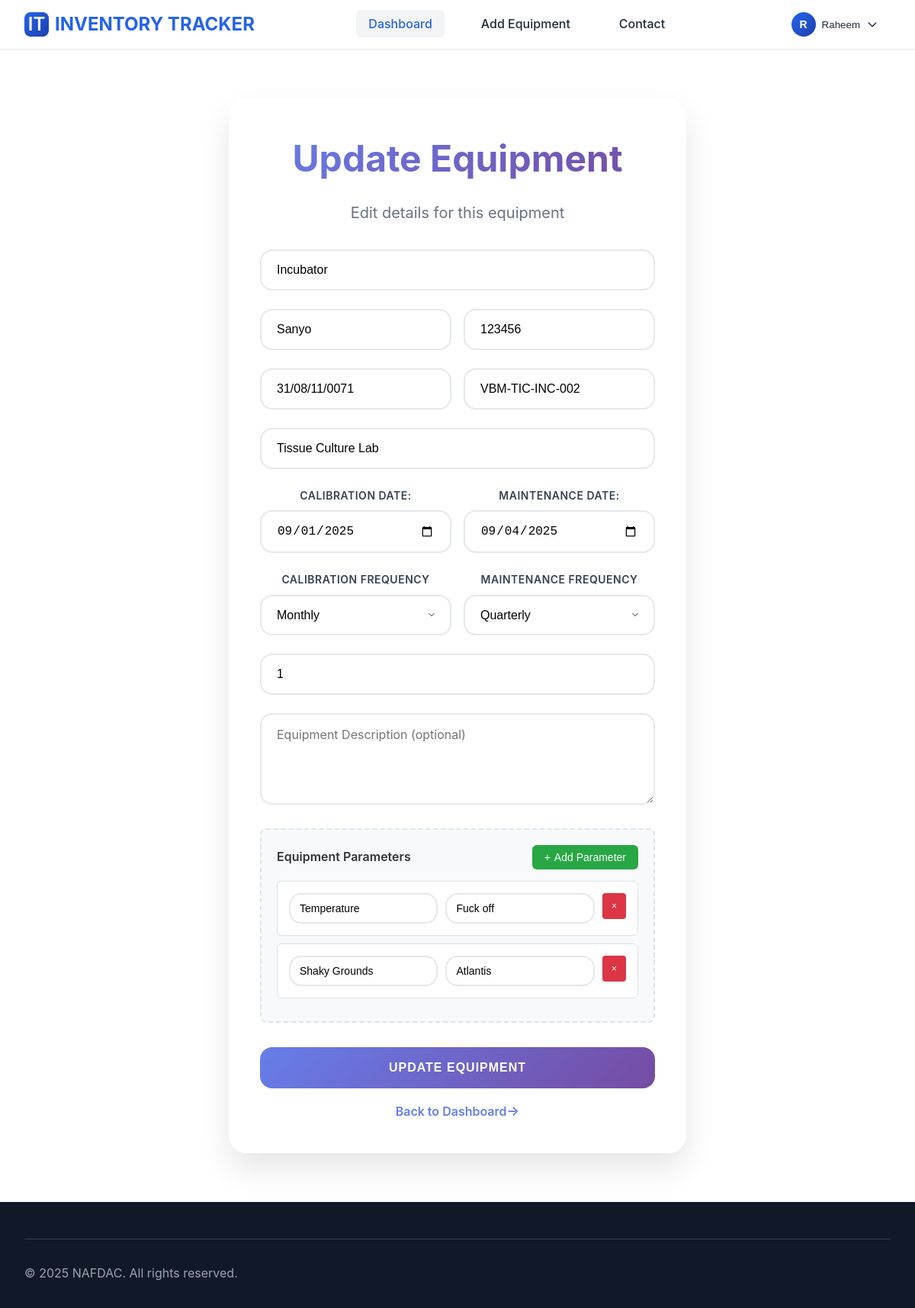
The page /updateEquipment/7 (signed in) on the database its author committed.
### models.py (models this page shows, shortened)
class Equipment(db.Model):
    id = db.Column(db.Integer, primary_key=True)
    name = db.Column(db.String(150), nullable=False)
    manufacturer = db.Column(db.String(150))
    model = db.Column(db.String(150))
    serial_number = db.Column(db.String(150))
    new_id_number = db.Column(db.String(150), unique=True)
    location = db.Column(db.String(150))
    calibration_frequency = db.Column(db.String(100), default='Annual')
    calibration_date = db.Column(db.Date)
    next_calibration_date = db.Column(db.Date)
    maintenance_frequency = db.Column(db.String(100), default='Annual')
    maintenance_date = db.Column(db.Date)
    next_maintenance_date = db.Column(db.Date)
    description = db.Column(db.String(500))
    quantity = db.Column(db.Integer, default=1)
    created_at = db.Column(db.DateTime, default=datetime.utcnow)

class EquipmentParameter(db.Model):
    id = db.Column(db.Integer, primary_key=True)
    equipment_id = db.Column(db.Integer, db.ForeignKey('equipment.id'), nullable=False)
    parameter_name = db.Column(db.String(150), nullable=False)
    parameter_value = db.Column(db.String(150), nullable=False)
    equipment = db.relationship('Equipment', backref=db.backref('parameters', lazy=True))

### app.py (the view)
@app.route('/updateEquipment/<int:equipment_id>', methods=['GET', 'POST'])
@login_required
def update_equipment_page(equipment_id):
    equipment = Equipment.query.get_or_404(equipment_id)
    return render_template('updateEquipment.html', equipment=equipment)

### app.py (called while the page is built)
@app.before_request
def make_session_permanent():
    session.permanent = True
    app.permanent_session_lifetime = timedelta(minutes=60)

@login_manager.user_loader
def load_user(user_id):
    return db.session.get(User, int(user_id))

@app.context_processor
def inject_user():
    return dict(user=current_user)

### templates/updateEquipment.html (shortened to what this page needs)
{% extends 'base.html' %}
{% block head %} <link rel="stylesheet" href="{{ url_for('static', filename='css/addEquipment.css') }}"> {% endblock %}
{% block content %}
<div class="form-container">
    <div class="form-header">
        <h1 class="form-title">Update Equipment</h1>
        <p class="form-subtitle">Edit details for this equipment</p>
    </div>
    <form id="equipmentForm" data-id="{{ equipment.id }}">
        <div class="form-grid">
            <div class="form-group">
                <input type="text" name="name" placeholder="Equipment Name" value="{{equipment.name}}" required>
            </div>
            <div class="form-row">
                <div class="form-group">
                    <input type="text" name="manufacturer" placeholder="Manufacturer" value="{{equipment.manufacturer}}" required>
                </div>
                <div class="form-group">
                    <input type="text" name="model" placeholder="Model" required value="{{equipment.model}}">
                </div>
            </div>
            <div class="form-row">
                <div class="form-group">
                    <input type="text" name="serial_number" placeholder="Serial Number" required value="{{equipment.serial_number}}">
                </div>
                <div class="form-group">
                    <input type="text" name="new_id_number" placeholder="New ID Number" required value="{{equipment.new_id_number}}">
                </div>
            </div>
            <div class="form-group">
                <input type="text" name="location" placeholder="Location" required value="{{equipment.location}}">
            </div>
            <div class="form-row">
                <div class="form-group">
                    <label for="calibration_date">Calibration Date:</label>
                    <input type="date" name="calibration_date" id="calibration_date" required value="{{equipment.calibration_date}}">
                </div>
                <div class="form-group">
                    <label for="maintenance_date">Maintenance Date:</label>
                    <input type="date" name="maintenance_date" id="maintenance_date" required value="{{equipment.maintenance_date}}">
                </div>
            </div>
            <div class="form-row">
                <div class="form-group">
                    <label for="calibration_frequency">Calibration Frequency</label>
                    <select name="calibration_frequency" id="calibration_frequency" required value="{{equipment.calibration_frequency}}">
                        <option value="Monthly" {% if equipment.calibration_frequency == 'Monthly' %}selected{% endif %}>Monthly</option>
                    </select>
                </div>
                <div class="form-group">
                    <label for="maintenance_frequency">Maintenance Frequency</label>
                    <select name="maintenance_frequency" id="maintenance_frequency" required value="{{equipment.maintenance_frequency}}">
                        <option value="Quarterly" {% if equipment.maintenance_frequency == 'Quarterly' %}selected{% endif %}>Quarterly</option>
                    </select>
                </div>
            </div>
            <div class="form-group">
                <input type="number" name="quantity" placeholder="Quantity" value="1" min="1" value="{{equipment.quantity}}">
            </div>
            <div class="form-group full-width">
                <textarea name="description" placeholder="Equipment Description (optional)"></textarea>
            </div>
            <div class="form-group full-width">
                    <div class="parameters-section">
                        <div class="parameters-header">
                            <span class="parameters-title">Equipment Parameters</span>
                            <button type="button" class="add-parameter-btn" id="addParameterBtn">
                                <span>+</span> Add Parameter
                            </button>
                        </div>
                        <div id="parametersContainer">
                            {% if equipment.parameters %}
                                {% for p in equipment.parameters %}
                                <div class="parameter-item" data-parameter-id="{{loop.index}}">
                                    <input type="text" class="param-name" value="{{p.parameter_name}}">
                                    <input type="text" class="param-value" value="{{p.parameter_value}}">
                                    <button type="button" class="remove-parameter-btn" onclick="update_equipment_form_validator.removeParameter({{loop.index}})">×</button>
                                </div>
                                {% endfor %}
                            {%else%}
                                <div class="parameters-empty" id="parametersEmpty">
                                    No parameters added yet. Click "Add Parameter" to add equipment specifications.
                                </div>
                            {%endif%}
                        </div>
                    </div>
            </div>
            <button type="submit" class="submit-btn">Update Equipment</button>
        </div>
    </form>
    <a href="/dashboard" class="arrow-link">Back to Dashboard</a>
</div>
{% endblock %}

### static/css/base.css (style rules this page uses)
:root { --primary-color: #2563eb; --secondary-color: #1e40af; --text-color: #1f2937; --text-light: #6b7280; --background-color: #ffffff; --border-color: #e5e7eb; --hover-bg: #f3f4f6; --dropdown-bg: #ffffff; --dropdown-shadow: rgba(0, 0, 0, 0.1); --footer-bg: #111827; --footer-text: #d1d5db; --footer-text-light: #9ca3af; }
* { margin: 0; padding: 0; box-sizing: border-box; }
body { font-family: -apple-system, BlinkMacSystemFont, 'Segoe UI', Roboto, Oxygen, Ubuntu, Cantarell, sans-serif; line-height: 1.6; color: var(--text-color); min-height: 100vh; display: flex; flex-direction: column; }
.main-content h1 { font-size: 3rem; margin-bottom: 1rem; color: var(--text-color); }
.main-content p { font-size: 1.25rem; color: var(--text-light); margin-bottom: 2rem; }

### static/css/addEquipment.css (style rules this page uses)
.form-container { background: rgba(255, 255, 255, 0.95); backdrop-filter: blur(20px); border-radius: 24px; box-shadow: 0 20px 40px rgba(0, 0, 0, 0.1); padding: 40px; width: 100%; max-width: 600px; border: 1px solid rgba(255, 255, 255, 0.2); }
.form-header { text-align: center; margin-bottom: 32px; }
.form-title { font-size: 28px; font-weight: 700; background: linear-gradient(135deg, #667eea, #764ba2); background-clip: text; -webkit-background-clip: text; -webkit-text-fill-color: transparent; margin-bottom: 8px; }
.form-subtitle { color: #64748b; font-size: 16px; }
.form-grid { display: grid; grid-template-columns: 1fr; gap: 24px; }
.form-row { display: grid; grid-template-columns: 1fr 1fr; gap: 16px; }
.form-group { position: relative; }
.form-group.full-width { grid-column: 1 / -1; }
label { display: block; font-weight: 600; color: #374151; margin-bottom: 8px; font-size: 14px; text-transform: uppercase; letter-spacing: 0.5px; }
input[type="text"], input[type="number"], input[type="date"], select, textarea { width: 100%; padding: 16px 20px; border: 2px solid #e5e7eb; border-radius: 16px; font-size: 16px; transition: all 0.3s ease; background: rgba(255, 255, 255, 0.8); outline: none; }
select { cursor: pointer; appearance: none; background-position: right 16px center; background-repeat: no-repeat; background-size: 16px; padding-right: 48px; }
select option { padding: 12px; background: white; color: #374151; }
textarea { resize: vertical; min-height: 120px; font-family: inherit; }
.submit-btn { background: linear-gradient(135deg, #667eea, #764ba2); color: white; border: none; padding: 18px 32px; border-radius: 16px; font-size: 16px; font-weight: 600; cursor: pointer; transition: all 0.3s ease; text-transform: uppercase; letter-spacing: 1px; width: 100%; margin-top: 8px; position: relative; overflow: hidden; }
.submit-btn::before { content: ''; position: absolute; top: 0; left: -100%; width: 100%; height: 100%; background: linear-gradient(90deg, transparent, rgba(255, 255, 255, 0.2), transparent); transition: left 0.5s; }
.arrow-link { display: inline-block; margin-top: 16px; color: #667eea; font-weight: 600; text-decoration: none; transition: all 0.3s ease; }
.arrow-link::after { content: "→"; font-size: 1.1em; transition: transform 0.3s ease; }
.parameters-section { border: 2px dashed #e1e5e9; border-radius: 8px; padding: 20px; background: #f8f9fa; }
.parameters-header { display: flex; justify-content: space-between; align-items: center; margin-bottom: 15px; }
.parameters-title { font-weight: 600; color: #333; font-size: 16px; }
.add-parameter-btn { background: #28a745; color: white; border: none; padding: 8px 16px; border-radius: 6px; cursor: pointer; font-size: 14px; display: flex; align-items: center; gap: 5px; transition: background 0.2s ease; }
.parameter-item { display: grid; grid-template-columns: 1fr 1fr auto; gap: 10px; align-items: start; margin-bottom: 10px; padding: 15px; background: white; border-radius: 6px; border: 1px solid #dee2e6; }
.parameter-item input { font-size: 14px; padding: 10px 12px; }
.remove-parameter-btn { background: #dc3545; color: white; border: none; padding: 10px 12px; border-radius: 4px; cursor: pointer; font-size: 12px; height: fit-content; transition: background 0.2s ease; }

### rows shown on the page
Equipment: name "Incubator", manufacturer "Sanyo", model "123456", serial_number "31/08/11/0071", new_id_number "VBM-TIC-INC-002", location "Tissue Culture Lab", calibration_date "09/01/2025", maintenance_date "09/04/2025", calibration_frequency "Monthly", maintenance_frequency "Quarterly", quantity "1"
EquipmentParameter: parameter_name "Temperature", parameter_value "Fuck off"
EquipmentParameter: parameter_name "Shaky Grounds", parameter_value "Atlantis"
